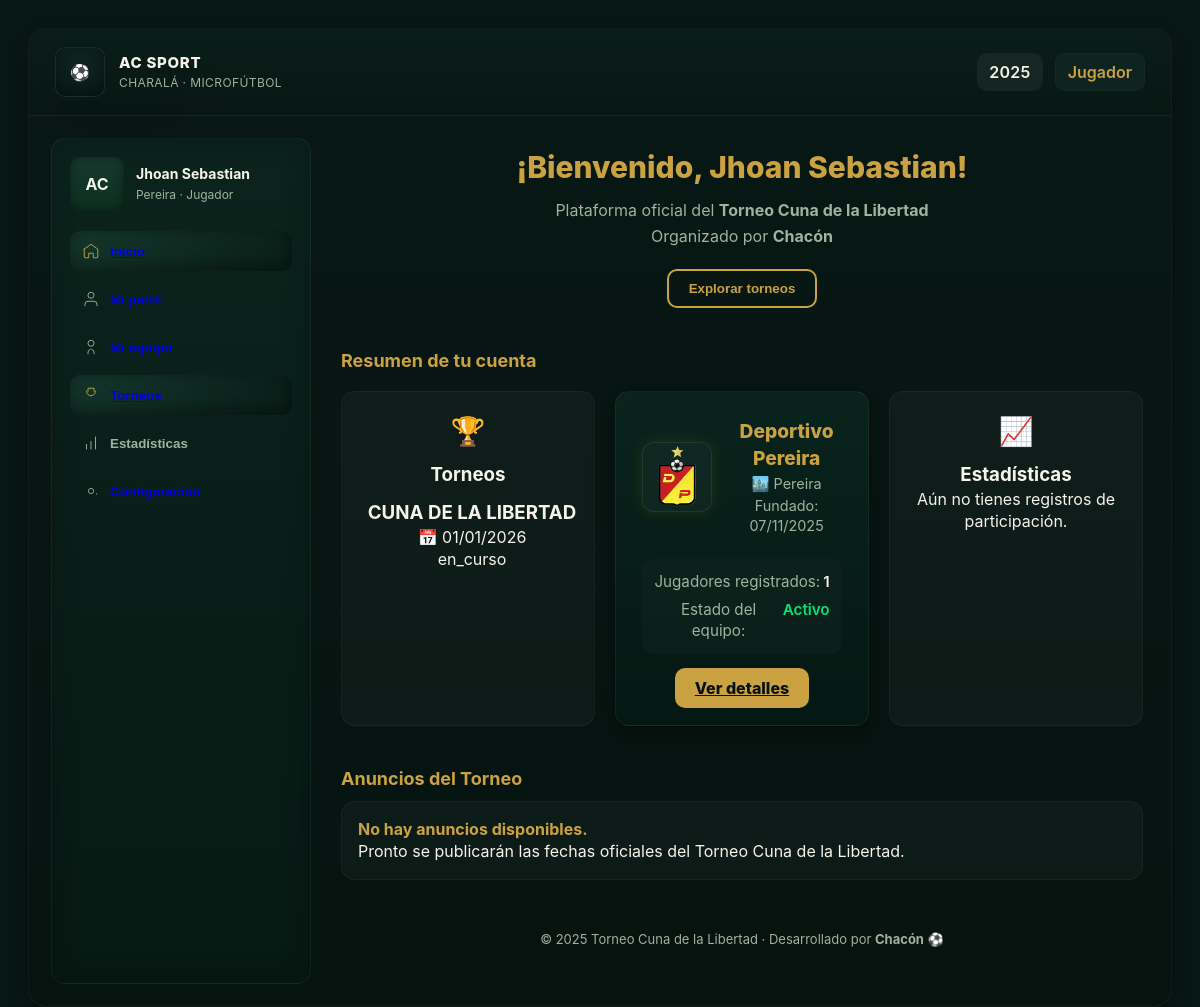
Screenshot of /AC-MICRO-SPORT/ (signed in) with the database file from the repository.
### usuarios/models.py (models this page shows, shortened)
class Usuario(AbstractUser):
    foto = models.ImageField(upload_to="foto_perfil")
    fecha_nacimiento = models.DateField(null=True)
    documento = models.CharField(max_length=100,choices=[
        ("C.C","Cédula de ciudadania"),
        ("P.S","Pasaporte"),
        ("T.I","Tarjeta de identidad")],default="C.C")
    num_document = models.CharField(max_length=15,unique=True)
    celular = models.CharField(max_length=10,unique=True)
    equipos = models.ForeignKey(Equipo,on_delete=models.SET_NULL,null=True,blank=True,related_name='jugadores')
    posicion = models.CharField(max_length=50,
                                choices=[("arquero","ARQUERO"),("cierre","CIERRE"),("ala","ALA"),("pívot","PIVOT")],
                                blank=True,null=True)
    numero_camisa = models.PositiveIntegerField(null=True)
    class Meta:
        verbose_name = "Usuario"
        verbose_name_plural = "Usuarios"

### Torneo/models.py (models this page shows, shortened)
class Equipo(models.Model):
    escudo = models.ImageField(upload_to="escudo_equipo",blank=False,null=False)
    nombre = models.CharField(max_length=50,unique=True)
    fecha_creacion = models.DateField(auto_now_add=True)
    fecha_update = models.DateTimeField(auto_now=True)
    municipio = models.CharField(max_length=50,help_text="Municipio del equipo",blank=False,null=False)
    capitan = models.OneToOneField("usuarios.Usuario",on_delete=models.SET_NULL, null=True,blank=True)
    activo = models.BooleanField(default=True)
    class Meta:
        verbose_name = "Equipo"
        verbose_name_plural = "Equipos"

class Torneo(models.Model):
    ESTADOS_TORNEO = [
        ('inscripcion', 'En Inscripción'),
        ('programado', 'Programado'),
        ('en_curso', 'En Curso'),
        ('finalizado', 'Finalizado'),
        ('cancelado', 'Cancelado'),
    ]
    FORMATOS_TORNEO = [
        ('liga', 'Liga Todos contra Todos'),
        ('eliminacion', 'Eliminación Directa'),
        ('grupos', 'Fase de Grupos + Eliminación'),
    ]
    logo_torneo = models.ImageField(upload_to="LogoTorneo/")
    nombre = models.CharField(max_length=100,unique=True)
    descripcion = models.TextField(blank=True)
    representante = models.CharField(max_length=100)
    celular_contacto = models.CharField(max_length=10)
    email_contacto = models.EmailField(blank=True,default='agudelochacon@gmail.com')
    formato = models.CharField(max_length=50,choices=FORMATOS_TORNEO,default='grupos')
    estado = models.CharField(max_length=50,choices=ESTADOS_TORNEO,default='inscripcion')
    max_equipos = models.PositiveIntegerField(default=30,validators=[MinValueValidator(15),MaxValueValidator(30)])
    fecha_inicio_inscripcion = models.DateField()
    fecha_fin_inscripcion = models.DateField()
    fecha_inicio_torneo = models.DateField(null=True,blank=True)
    fecha_fin_torneo = models.DateField(null=True,blank=True)
    fecha_creacion = models.DateField(auto_now_add=True)
    fecha_actualizacion = models.DateTimeField(auto_now=True)
    jugadores_por_equipo = models.PositiveSmallIntegerField(default=10)
    class Meta:
        verbose_name = "Torneo"
        verbose_name_plural = "Torneos"
        ordering = ["-fecha_creacion"]

### Home/views.py (the view)
# urls.py: path("AC-MICRO-SPORT/",views.Inicio.as_view(),name="plataforma_inicio")
class Inicio(TemplateView):
    template_name = 'home/inicio.html'
    def get_context_data(self, **kwargs):
        context = super().get_context_data(**kwargs)
        torneos = Charala.objects.filter(inscripciones__equipo__jugadores=self.request.user)
        context["torneos"] = torneos
        context["usuario"] = Usuario.objects.filter(pk=self.request.user.pk).first()
        return context

### Home/templates/home/inicio.html (shortened to what this page needs)
{% extends 'plataforma.html' %}
{% load static %}
{% block content %}
<link rel="stylesheet" href="{% static 'css/inicio.css' %}">
<main class="app-main">
  <section class="inicio-welcome">
    <h1 class="welcome-title">¡Bienvenido, {{ usuario.first_name|default:"Jugador" }}!</h1>
    <p class="welcome-subtitle">
      Plataforma oficial del <strong>Torneo Cuna de la Libertad</strong><br>
      Organizado por <strong>Chacón</strong>
    </p>
    <button class="btn-main">Explorar torneos</button>
  </section>
  <section class="inicio-panels">
    <h2>Resumen de tu cuenta</h2>
    <div class="inicio-cards">
      <div class="inicio-card">
        <div class="icon">🏆</div>
        <h3>Torneos</h3>
        <div class="torneos-grid">
          {% for torneo in torneos %}
          <div class="info-block">
            <h3>{{ torneo.nombre }}</h3>
            <p>📅 {{ torneo.fecha_inicio_torneo|date:"d/m/Y" }}</p>
            <p class="torneo-estado {% if torneo.estado == 'inscripcion' %}inscripcion{% endif %}">
              {{ torneo.estado }}
            </p>
          </div>
          {% empty %}
          <p>No estás inscrito en ningún torneo actualmente.</p>
          {% endfor %}
        </div>
      </div>
      <div class="inicio-card equipo-card">
        {% if usuario.equipos %}
        <div class="equipo-header">
          <img src="{{ usuario.equipos.escudo.url }}" alt="Escudo del equipo" class="escudo-equipo">
          <div class="equipo-info">
            <h3 class="equipo-nombre">{{ usuario.equipos.nombre }}</h3>
            <p class="equipo-municipio">🏙️ {{ usuario.equipos.municipio }}</p>
            <p class="equipo-fecha">Fundado: {{ usuario.equipos.fecha_creacion|date:'d/m/Y' }}</p>
          </div>
        </div>
        <div class="equipo-detalle">
          <div class="dato">
            <span class="label">Jugadores registrados:</span>
            <span class="valor">{{ usuario.equipos.jugadores.count }}</span>
          </div>
          <div class="dato">
            <span class="label">Estado del equipo:</span>
            <span class="valor {% if usuario.equipos.activo %}activo{% else %}inactivo{% endif %}">
              {% if usuario.equipos.activo %}Activo{% else %}Inactivo{% endif %}
            </span>
          </div>
        </div>
        <div class="equipo-actions">
          <a href="{% url 'miequipo:miequipo' %}" class="btn-primary">Ver detalles</a>
        </div>
        {% else %}
        <div class="sin-equipo">
          <div class="icono">⚠️</div>
          <p>No perteneces a ningún equipo todavía.</p> <br> <!--
          <a href="{#}" class="btn-primary">Crear o unirse a un equipo</a> -->
        </div>
        {% endif %}
      </div>
      <div class="inicio-card">
        <div class="icon">📈</div>
        <h3>Estadísticas</h3>
        <p>Aún no tienes registros de participación.</p>
      </div>
    </div>
  </section>
  <section class="inicio-anuncios">
    <h2>Anuncios del Torneo</h2>
    <div class="anuncio-box">
      <p><strong>No hay anuncios disponibles.</strong></p>
      <span>Pronto se publicarán las fechas oficiales del Torneo Cuna de la Libertad.</span>
    </div>
  </section>
  <footer class="inicio-footer">
    © 2025 Torneo Cuna de la Libertad · Desarrollado por <strong>Chacón</strong> ⚽
  </footer>
</main>
{% endblock %}

### templates/sidebar.html (shortened to what this page needs)
<nav class="sidebar" aria-label="Navegación principal">
    <div class="user-row">
        <div class="avatar"> AC </div>
        <div class="user-info">
            <div class="name"> {{request.user.first_name}} </div>
            <div class="meta"> {{request.user.equipos.municipio}} · Jugador</div>
        </div>
    </div>
    <div class="menu" role="menu" aria-label="Menú">
        <button class="active" role="menuitem" aria-current="page">
            <svg width="18" height="18" viewBox="0 0 24 24" fill="none" style="opacity:.95">
                <path d="M3 9.5L12 3l9 6.5V20a1 1 0 0 1-1 1h-5v-6H9v6H4a1 1 0 0 1-1-1V9.5z" stroke="currentColor"
                    stroke-width="1.3" stroke-linecap="round" stroke-linejoin="round" />
            </svg>
            <span> <a href="{% url 'Home:plataforma_inicio' %}"> Inicio </a> </span>
        </button>
        <button role="menuitem">
            <svg width="18" height="18" viewBox="0 0 24 24" fill="none" style="opacity:.95">
                <path d="M20 21v-2a4 4 0 0 0-4-4H8a4 4 0 0 0-4 4v2" stroke="currentColor" stroke-width="1.3"
                    stroke-linecap="round" stroke-linejoin="round" />
                <circle cx="12" cy="7" r="4" stroke="currentColor" stroke-width="1.3" />
            </svg>
            <span> <a href="{% url 'usuario:miperfil' %}"> Mi perfil </a>  </span>
        </button>
        <button role="menuitem">
            <span> <a href="{% url 'miequipo:miequipo' %}"> Mi equipo </a> </span>
        </button>
        <button class="active" role="menuitem">
            <svg width="18" height="18" viewBox="0 0 24 24" fill="none" style="opacity:.95">
                <path d="M8 7V3h8v4" stroke="currentColor" stroke-width="1.3" stroke-linecap="round"
                    stroke-linejoin="round" />
                <path d="M18 7a6 6 0 0 1-12 0" stroke="currentColor" stroke-width="1.3" stroke-linecap="round"
                    stroke-linejoin="round" />
            </svg>
            <span> <a href="{% url 'torneo:torneo' %}">Torneos</a> </span>
        </button>
        <button role="menuitem">
            <span>Estadísticas</span>
        </button>
        <button role="menuitem">
            <svg width="18" height="18" viewBox="0 0 24 24" fill="none" style="opacity:.95">
                <path d="M12 15.5A3.5 3.5 0 1 0 12 8.5a3.5 3.5 0 0 0 0 7z" stroke="currentColor"
                    stroke-width="1.2" />
                <path d="M19.4 15a1.65 1.65 0 0 0 .33 1.82" stroke="currentColor" stroke-width="1.2" />
            </svg>
            <span> <a href="{% url 'configuracion:configuracion' %}">Configuración</a> </span>
        </button>
    </div>
</nav>

### static/css/plataforma.css (style rules this page uses)
:root { --bg: #081816; --panel: #0f2320; --panel-2: #0b201d; --accent: #cba241; --text: #f6f3ea; --muted: #9fb39e; --card-bg: linear-gradient(180deg, rgba(10, 36, 30, 0.95), rgba(6, 24, 20, 0.95)); --glass: rgba(255, 255, 255, 0.03); --radius: 14px; --shadow: 0 10px 30px rgba(3, 8, 6, 0.6); --transition: all 0.25s ease; font-family: 'Inter', system-ui, -apple-system, "Segoe UI", Roboto, "Helvetica Neue", Arial; }
* { box-sizing: border-box; margin: 0; padding: 0; }
html, body, #app { height: 100%; }
body { background: radial-gradient(1200px 600px at 10% 10%, rgba(4, 18, 15, 0.7), transparent 10%), radial-gradient(900px 400px at 90% 90%, rgba(6, 28, 23, 0.6), transparent 10%), var(--bg); color: var(--text); -webkit-font-smoothing: antialiased; -moz-osx-font-smoothing: grayscale; line-height: 1.4; padding: 28px; }
nav.sidebar { background: linear-gradient(180deg, rgba(14, 42, 34, 0.65), rgba(8, 28, 22, 0.65)); border-radius: var(--radius); padding: 18px; min-height: 520px; border: 1px solid rgba(255, 255, 255, 0.04); box-shadow: inset 0 0 25px rgba(0, 0, 0, 0.25); transition: var(--transition); }
.user-row { display: flex; align-items: center; gap: 12px; margin-bottom: 20px; }
.avatar { width: 54px; height: 54px; border-radius: 10px; background: linear-gradient(180deg, #163a2f, #0b301f); display: flex; align-items: center; justify-content: center; font-weight: 700; color: var(--text); box-shadow: inset 0 0 10px rgba(0, 0, 0, 0.4); }
.user-info { font-size: 14px; }
.user-info .name { font-weight: 700; }
.user-info .meta { font-size: 12px; color: var(--muted); margin-top: 4px; }
.menu { margin-top: 4px; display: flex; flex-direction: column; gap: 8px; }
.menu button { display: flex; align-items: center; gap: 10px; padding: 11px 12px; border-radius: 10px; border: none; background: transparent; color: var(--muted); font-weight: 600; cursor: pointer; transition: var(--transition); }
.menu button.active { background: linear-gradient(90deg, rgba(22, 58, 47, 0.85), rgba(8, 30, 24, 0.3)); color: var(--accent); box-shadow: inset 0 -6px 18px rgba(0, 0, 0, 0.4); }
main.app-main { padding: 8px 6px 36px 6px; }
.btn-primary { background: var(--accent); color: #07120c; padding: 10px 14px; border-radius: 10px; font-weight: 800; border: none; cursor: pointer; transition: var(--transition); }

### rows the page displays
Usuario: user.first_name "Jhoan Sebastian", user.equipos.municipio "Pereira", first_name "Jhoan Sebastian", equipos.escudo (picture), equipos.nombre "Deportivo Pereira", equipos.municipio "Pereira", equipos.fecha_creacion "07/11/2025", equipos.jugadores.count "1"
Torneo: nombre "CUNA DE LA LIBERTAD", fecha_inicio_torneo "01/01/2026", estado "en_curso"
